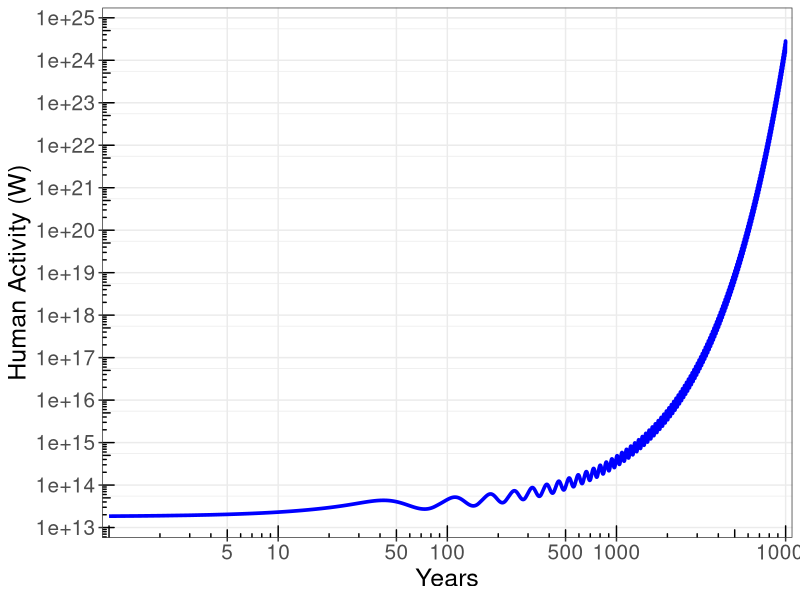
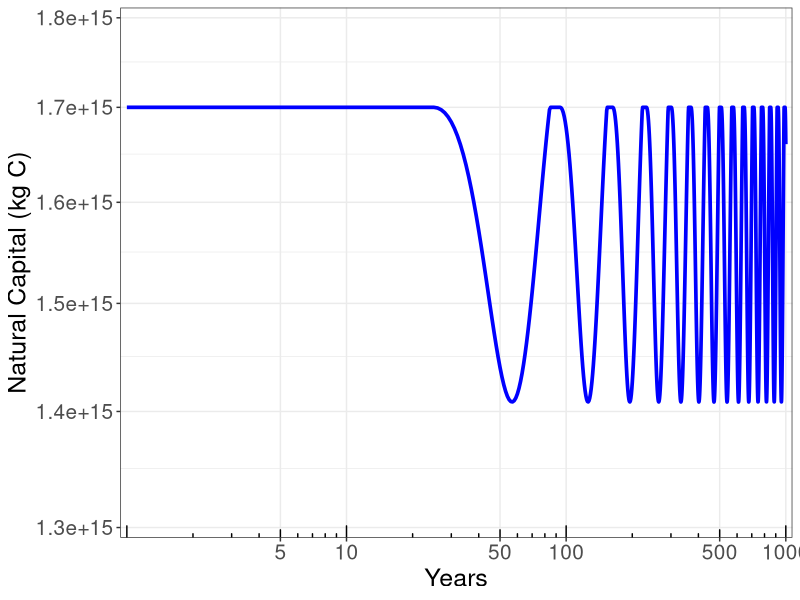

These charts were generated, in order, by the following R code:
# Purpose: This script performs the simulation and produces the results
# shown in Figure 19 in the book Human Enterprise, Ecosystems, 
# and the Future of Civilization. In this simulation, there is "typical" 
# progress in "green technology". The simulation runs for 10,000 years.

###################################################################################
# load libraries
library("ggplot2")
library("grid")
library("scales")
###################################################################################
# CONSTANTS AND AUXILIARY VARIABLES

# run controls
starting_year <- 1
ending_year <- 10000

# constants
Rate_of_Increase_in_Human_Activity <- 0.02475 # /yr
Primary_Productivity <- 5.36e13 # kg C/yr
Replenishment_of_Natural_Capital <- Primary_Productivity
Unit_Depletion_of_Natural_Capital_t0 <- 5.5079e-08 # kg C / J/yr human activity
Rate_of_Decrease_in_Unit_Depletion_of_Natural_Capital <- 0.0025 # /yr
#Rate_of_Decrease_in_Unit_Depletion_of_Natural_Capital <- 0.03 # /yr
Effect_of_Natural_Capital_Depletion_on_Human_Activity <- 1.65e-16 # / kg C
Decrease_in_Human_Activity_t0 <- 0
Natural_Capital_Gap_t0 <- 0

# initialize stocks
Natural_Capital_t0 <- 1.70e15
Natural_Capital_NCU_t0 <- 100

Human_Activity_t0 <- 5.84063e20

Human_Activity_W_t0 <- # human activity, W
  Human_Activity_t0 * # human activity, J/yr
  1 * # 1 W / J/s
  1 / (365 * 24 * 60 * 60) # 1 yr / (365 d/yr * 24 hr/d * 60 min/hr * 60 s/min

Kardashev_Scale_t0 <- (log(Human_Activity_W_t0, 10) - 6) / 10


###################################################################################


###################################################################################
# STOCK 1: Human_Activity
# Units: J/yr
# Initial Value: 
#   Human_Activity_t0 <- 5.84063e14
#
# Inflow: Increase_in_Human_Activity
# Units: J/yr/yr
# Relationship:
#   Human_Activity (J/yr) * Rate_of_Increase_in_Human_Activity (/yr)

# Outflow: Decrease_in_Human_Activity
# Units: J/yr/yr
# Relationship:
#   (Natural_Capital_t0, kg C - Natural_Capital, kg C) *
#     Effect_of_Natural_Capital_Depletion_on_Human_Activity, J/yr/yr / kg C)
#
###################################################################################
# STOCK 2: Natural_Capital
# Units: kg C
# Initial Value: 
# Natural_Capital_t0 <- 1.70e15
# Constraint: must be <= initial value
#
# Inflow: Replenishment_of_Natural_Capital
# Units: kg C/yr
# Relationship: = Primary_Productivity (kg C/yr)

# Outflow: Depletion_of_Natural_Capital
# Units: kg C/yr
# Relationship: 
#   Initial Value: Depletion_of_Natural_Capital_t0, (kg C/J/yr)
#   Thereafter: Effect_of_Natural_Capital_Depletion_on_Human_Activity(t-1), (kg C/J/yr) * 
#     (1 - Rate_of_Decrease_in_Depletion_of_Natural_Capital), (/yr) *
#     Human_Activity(t-1) (J/yr)

# Natural_Capital <- min(Natural_Capital, Natural_Capital_t0) 
#     
###################################################################################
# SIMULATION
#
# initialize values

year <- starting_year

Depletion_of_Natural_Capital_t0 <- 
  Unit_Depletion_of_Natural_Capital_t0 * Human_Activity_t0

Output <- c(year, 
            Human_Activity_t0, 
            Human_Activity_W_t0,
            Kardashev_Scale_t0,
            Natural_Capital_t0,
            Natural_Capital_NCU_t0,
            Replenishment_of_Natural_Capital,
            Unit_Depletion_of_Natural_Capital_t0,
            Depletion_of_Natural_Capital_t0,
            Natural_Capital_Gap_t0,
            Decrease_in_Human_Activity_t0)

# names(Output) <- c("Year", 
#                        "Human_Activity", 
#                        "Kardashev_Scale",
#                        "Natural_Capital",
#                        "Natural_Capital_NCU",
#                        "Replenishment_of_Natural_Capital",
#                        "Unit_Depletion_of_Natural_Capital",
#                        "Depletion_of_Natural_Capital",
#                        "Natural_Capital_Gap",
#                        "Decrease_in_Human_Activity")

Human_Activity <- Human_Activity_t0
Natural_Capital <- Natural_Capital_t0
Unit_Depletion_of_Natural_Capital <- Unit_Depletion_of_Natural_Capital_t0

# complete simulation
while (year < ending_year) {
  Output_tminus1 <- Output
  year <- year + 1  
  
  # increment rate of natural capital depletion per unit human activity
  Unit_Depletion_of_Natural_Capital <- 
    Unit_Depletion_of_Natural_Capital *
    (1 - Rate_of_Decrease_in_Unit_Depletion_of_Natural_Capital)
  
  Depletion_of_Natural_Capital <- 
    Unit_Depletion_of_Natural_Capital * Human_Activity
  
  Natural_Capital_Gap <- Natural_Capital_t0 - Natural_Capital

  Decrease_in_Human_Activity <-
    Natural_Capital_Gap * 
    Effect_of_Natural_Capital_Depletion_on_Human_Activity *
    Human_Activity
  
  # perform mass balance on stocks
  
  Human_Activity <-
    Human_Activity +
    Human_Activity * Rate_of_Increase_in_Human_Activity - 
    Decrease_in_Human_Activity

  Natural_Capital <-
    Natural_Capital +
    Replenishment_of_Natural_Capital - 
    Depletion_of_Natural_Capital
  
  #constrain natural capital to less than or equal to initial value
  Natural_Capital <- min(Natural_Capital, Natural_Capital_t0)
  Natural_Capital <- max(Natural_Capital, 0)
  
  # define an arbitrary unit of natural capital
  Natural_Capital_NCU <- Natural_Capital * 100 / Natural_Capital_t0
  
  # calculate human activity in W and the Kardashev Scale
  Human_Activity_W <- # human activity, W
    Human_Activity * # human activity, J/yr
    1 * # 1 W / J/s
    1 / (365 * 24 * 60 * 60) # 1 yr / (365 d/yr * 24 hr/d * 60 min/hr * 60 s/min
  
  Kardashev_Scale <- (log(Human_Activity_W, 10) - 6) / 10
  if (Kardashev_Scale >= 3.0) break
  
  # add newest values to output data set
  new_output <- c(year, 
                  Human_Activity,
                  Human_Activity_W,
                  Kardashev_Scale,
                  Natural_Capital,
                  Natural_Capital_NCU,
                  Replenishment_of_Natural_Capital,
                  Unit_Depletion_of_Natural_Capital,
                  Depletion_of_Natural_Capital,
                  Natural_Capital_Gap,
                  Decrease_in_Human_Activity)
  
  names(new_output) <- c("Year", 
                         "Human_Activity",
                         "Human_Activity_W",
                         "Kardashev_Scale",
                         "Natural_Capital",
                         "Natural_Capital_NCU",
                         "Replenishment_of_Natural_Capital",
                         "Unit_Depletion_of_Natural_Capital",
                         "Depletion_of_Natural_Capital",
                         "Natural_Capital_Gap",
                         "Decrease_in_Human_Activity")

  Output <- rbind(Output, new_output)

}
###################################################################################

#Output # uncomment to print output data set if desired

# plot outputs of interest

# # plot human activity stock
# plot(
#   Output[,3]~Output[,1],
#   type="l",
#   xlab="Year",
#   ylab="Human Activity (Kardashev Scale)",
#   log="x"
#   )
# 
# # plot natural capital stock
# plot(
#   Output[,1], Output[,5],
#   log="x",
#   type="l",
#   xlab="Year",
#   ylab="Natural Capital (arbitrary units, 2013=100)"
#   )

# plot outputs in ggplot2

# convert from a matrix to a data frame (required for ggplot)
Output_df <- as.data.frame(Output)

# PLOT HUMAN ACTIVITY (FIGURE 13)
# assign data to be plotted
Human_Activity_Plot_1 <- ggplot(
  data = Output_df, # data set
  aes(x = Output_df$Year, # x variable
      y = Output_df$Human_Activity_W # y variable
  ),
)

# assign type of plot and any statistics to calculate
Human_Activity_Plot_2 <- Human_Activity_Plot_1 + 
  geom_line( # a basic line
    stat = "identity", # plot the actual value, no statistical transformation
    color = "blue", # set the line color
    size = 1.25 # set the line width
  )

# assign a theme
Human_Activity_Plot_3 <- Human_Activity_Plot_2 +
  theme_bw()  # a basic black and white theme

# log transform axes
Human_Activity_Plot_6 <- Human_Activity_Plot_3 +
  coord_trans(
    x = "log10", # transform x axis to log scale 
    y = "log10" # transform y axis to log scale
  )

# set axis labels, scales, and intervals

Human_Activity_Plot_7 <- Human_Activity_Plot_6 +
  scale_x_continuous(
    name = "Years", # x axis label
    limits = c(1, 10000), # set x axis limits
    breaks = c(5, 10, 50, 100, 500, 1000, 10000), # x axis limits and interval
    minor_breaks = function(x) log10(x)/10, # specify minor breaks (NOT DEBUGGED)
    expand = c(0.01,0) # control where y axis crosses - first number is fraction of plot left as white space
    #     labels = c("Years", "", "Decades", "", "Centuries", "") # replace x-axis numbers with text labels
  ) +
  scale_y_continuous(
    name = ("Human Activity (W)"), # y axis label
    limits = c(1e13, 1e25), # set y axis limits
    breaks = c(1e13, 1e14, 1e15, 1e16, 1e17, 1e18, 1e19, 1e20, 1e21, 1e22, 1e23, 1e24, 1e25), # set breaks and tick marks
    expand = c(0.02,0) # control where x axis crosses - first number is fraction left as white space
  )

# set font size of labels and numbers on axes

Human_Activity_Plot_8 <- Human_Activity_Plot_7 +
  theme(
    axis.title.x = element_text(size = 18), # set font size of x axis label
    axis.text.x = element_text(size = 15), # set font size of x axis text
    axis.title.y = element_text(size = 18), # set font size of y axis label
    axis.text.y = element_text(size = 15), # set font size of y axis text
    panel.grid.minor = element_line() # specify minor grid lines (NOT DEBUGGED)
  )

# set tick marks

Human_Activity_Plot_9 <- Human_Activity_Plot_8 +
  annotation_logticks( # adds tick marks to a log scale
    scaled = FALSE # tells R we have transformed the axis, not the data
  )

Human_Activity_Plot_9


# PLOT NATURAL CAPITAL

# assign data to be plotted
Natural_Capital_Plot_1 <- ggplot(
  data = Output_df, # data set
  aes(x = Output_df$Year, # x variable
      y = Output_df$Natural_Capital # y variable
  ),
)

# assign type of plot and any statistics to calculate
Natural_Capital_Plot_2 <- Natural_Capital_Plot_1 + 
  geom_line( # a basic line
    stat = "identity", # plot the actual value, no statistical transformation
    color = "blue", # set the line color
    size = 1.25 # set the line width
  )

# assign a theme
Natural_Capital_Plot_3 <- Natural_Capital_Plot_2 +
  theme_bw()  # a basic black and white theme

# log transform axes
Natural_Capital_Plot_4 <- Natural_Capital_Plot_3 +
  coord_trans(
    x = "log10", # transform x axis to log scale 
    y = "log10" # transform y axis to log scale
  )

# set axis labels, scales, and intervals

Natural_Capital_Plot_5 <- Natural_Capital_Plot_4 +
  scale_x_continuous(
    name = "Years", # x axis label
    limits = c(1, 1000), # set x axis limits
    breaks = c(5, 10, 50, 100, 500, 1000), # x axis limits and interval
    minor_breaks = function(x) log10(x)/10, # specify minor breaks (NOT DEBUGGED)
    expand = c(0.01,0) # control where y axis crosses - first number is fraction of plot left as white space
    #     labels = c("Years", "", "Decades", "", "Centuries", "") # replace x-axis numbers with text labels
  ) +
  scale_y_continuous(
    name = ("Natural Capital (kg C)"), # y axis label
    limits = c(1.3e15, 1.8e15), # set y axis limits
    breaks = c(1.3e15, 1.4e15, 1.5e15, 1.6e15, 1.7e15, 1.8e15), # set breaks and tick marks
    expand = c(0.02,0) # control where x axis crosses - first number is fraction left as white space
  )

# set font size of labels and numbers on axes

Natural_Capital_Plot_6 <- Natural_Capital_Plot_5 +
  theme(
    axis.title.x = element_text(size = 18), # set font size of x axis label
    axis.text.x = element_text(size = 15), # set font size of x axis text
    axis.title.y = element_text(size = 18), # set font size of y axis label
    axis.text.y = element_text(size = 15), # set font size of y axis text
    panel.grid.minor = element_line() # specify minor grid lines (NOT DEBUGGED)
  )

# set tick marks

Natural_Capital_Plot_7 <- Natural_Capital_Plot_6 +
  annotation_logticks( # adds tick marks to a log scale
    scaled = FALSE # tells R we have transformed the axis, not the data
  )

Natural_Capital_Plot_7
